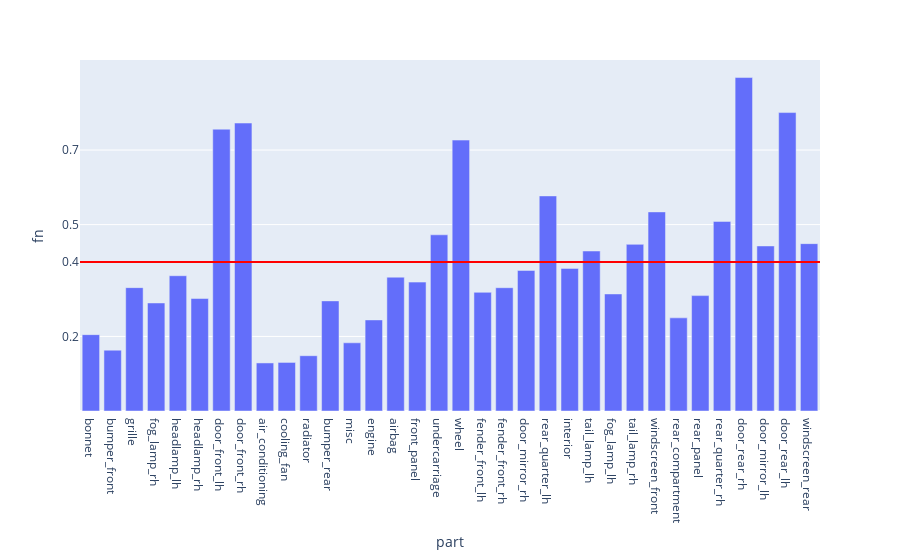

Notebook source saved alongside this figure:
### Code cell
fig = px.bar(evalMetrics, x = 'part', y = 'fn')

fig.add_hline(y=avgFn, line_width=2, line_color="red")

fig.update_layout(
    yaxis = dict(
        tickmode = 'array',
        tickvals = [np.format_float_positional(avgFn, 2), 0.2, 0.5, 0.7],
    )
)
fig

### Figure 1 — Plotly figure (JSON) as saved in the notebook; plotly's stock layout.template omitted (floating-point values rounded to 4 significant figures)
{"data": [{"alignmentgroup": "True", "hovertemplate": "part=%{x}<br>fn=%{y}<extra></extra>", "legendgroup": "", "marker": {"color": "#636efa", "pattern": {"shape": ""}}, "name": "", "offsetgroup": "", "orientation": "v", "showlegend": false, "textposition": "auto", "type": "bar", "x": ["bonnet", "bumper_front", "grille", "fog_lamp_rh", "headlamp_lh", "headlamp_rh", "door_front_lh", "door_front_rh", "air_conditioning", "cooling_fan", "radiator", "bumper_rear", "misc", "engine", "airbag", "front_panel", "undercarriage", "wheel", "fender_front_lh", "fender_front_rh", "door_mirror_rh", "rear_quarter_lh", "interior", "tail_lamp_lh", "fog_lamp_lh", "tail_lamp_rh", "windscreen_front", "rear_compartment", "rear_panel", "rear_quarter_rh", "door_rear_rh", "door_mirror_lh", "door_rear_lh", "windscreen_rear"], "xaxis": "x", "y": [0.2048, 0.1632, 0.331, 0.2898, 0.3629, 0.3017, 0.756, 0.7725, 0.1289, 0.1303, 0.1483, 0.2954, 0.183, 0.2443, 0.359, 0.3458, 0.4727, 0.7268, 0.3183, 0.3308, 0.3771, 0.577, 0.3826, 0.4292, 0.314, 0.447, 0.5341, 0.2498, 0.3096, 0.5086, 0.8945, 0.4428, 0.8006, 0.449], "yaxis": "y"}], "layout": {"barmode": "relative", "legend": {"tracegroupgap": 0}, "margin": {"t": 60}, "shapes": [{"line": {"color": "red", "width": 2}, "type": "line", "x0": 0, "x1": 1, "xref": "x domain", "y0": 0.3995, "y1": 0.3995, "yref": "y"}], "xaxis": {"anchor": "y", "domain": [0, 1], "title": {"text": "part"}}, "yaxis": {"anchor": "x", "domain": [0, 1], "tickmode": "array", "tickvals": ["0.4", 0.2, 0.5, 0.7], "title": {"text": "fn"}}}}
